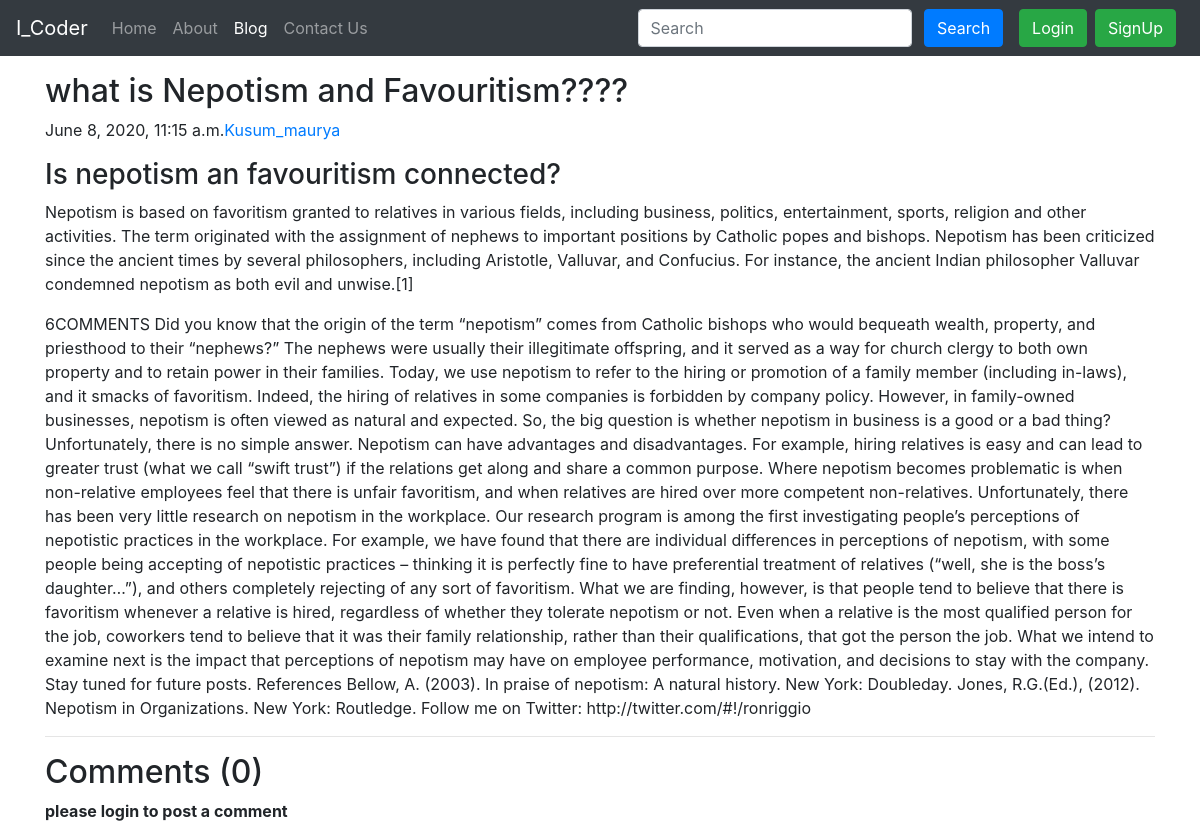
The page /blog/fourth_post on the database its author committed.
### blog/models.py (models this page shows, shortened)
class Post(models.Model):
    sno = models.AutoField(primary_key=True)
    title = models.CharField(max_length=255)
    content = models.TextField()
    author = models.CharField(max_length=13)
    slug = models.CharField(max_length=130)
    timeStamp = models.DateTimeField(blank=True)

### blog/views.py (the view)
# urls.py: path('<str:slug>', views.blogPost, name='blogPost'),
def blogPost(request, slug):
    post = Post.objects.filter(slug=slug).first()
    comments = BlogComment.objects.filter(post=post, parent=None)
    replies = BlogComment.objects.filter(post=post).exclude(parent=None)
    replyDict={}
    for reply in replies:
        if reply.parent.sno not in replyDict.keys():
            replyDict[reply.parent.sno] = [reply]
        else:
            replyDict[reply.parent.sno].append(reply)
    context = {'post': post, 'comments': comments, 'user': request.user, 'replyDict':replyDict}
    return render(request, 'blog/blogPost.html', context)

### templates/blog/blogPost.html (shortened to what this page needs)
{% extends 'base.html' %}
{% block blogactive %} active {% endblock blogactive %}
{% block body %}
{% load humanize %}
{% load extras %}
<div class="container my-3">
        <h2 class="blog-post-title">{{post.title}}</h2>
        <p class="blog-post-meta">{{post.timeStamp}}<a href="/about">{{post.author}}</a></p>
        <p>{{post.content|safe}}</p>
       <hr>
</div>
<div class="container">
    <h2>Comments ({{comments.count}})</h2>
    <div class="my-2">
    {%if user.is_authenticated %}
    <form action="/blog/postComment" method="post">
        {% csrf_token %}
        <div class="form-group">
                <label for="exampleInputEmail1">Post Comment</label>
                <input type="text" class="form-control" name="comment" placeholder="Enter comment here">
        </div>
        <input type="hidden" name="postSno" value="{{post.sno}}">
         <input type="hidden" name="parentSno" value="">
        <button type="submit" class="btn btn-primary">Submit</button>
    </form>
    {% else %}
        <p><b>please login to post a comment</b></p>
    {% endif %}
    </div>
</div>
{% endblock body %}

### rows shown on the page
Post: title "what is Nepotism and Favouritism????", timeStamp "June 8, 2020, 11:15 a.m.", author "Kusum_maurya", content "Is nepotism an favouritism connected? Nepotism is based on favoritism granted to relatives in various fields, including business, politics, entertainment, sports, religion and other activities. The term originated with the assignment of nephews to important positions by Catholic popes and bishops. Nepotism has been criticized since the ancient times by several philosophers, including Aristotle, Valluvar, and Confucius. For instance, the ancient Indian philosopher Valluvar condemned nepotism as both evil and unwise.[1] 6COMMENTS Did you know that the origin of the term “nepotism” comes from Catholic bishops who would bequeath wealth, property, and priesthood to their “nephews?” The nephews…"

### other values the page prints
{{ comments.count }} "0"
